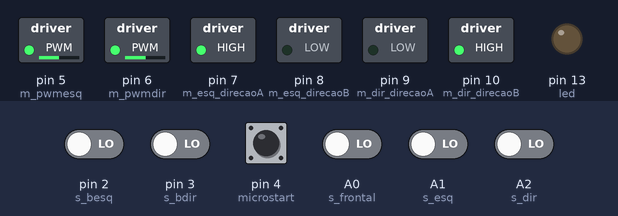
A program run on a simulated Arduino Nano, built with avr-gcc and run on an emulated ATmega328P. Parts: switched loads named in the program (green lamp = pin HIGH), output pins drawn as LEDs (lit = HIGH). Dashed ring = blinking. The test bench sets the inputs (shaded band); at power-on: pin 4 (microstart) HIGH, A0 (s_frontal), A1 (s_esq), A2 (s_dir), pin 2 (s_besq), pin 3 (s_bdir) LOW.

Above: at 1.7 s.
2.5 s: pin 2 (s_besq) driven HIGH
6.1 s: pin 4 (microstart) pulled LOW for 1 s
9.6 s: pin 3 (s_bdir) driven HIGH
At 11.1 s:
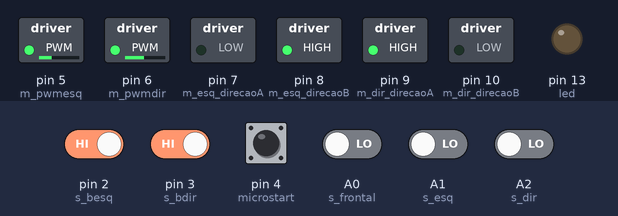
13.1 s: A0 (s_frontal) driven HIGH
At 14.1 s:
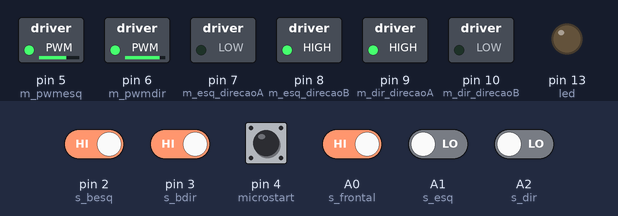
15.1 s: A0 (s_frontal) driven LOW
At 16.15 s:
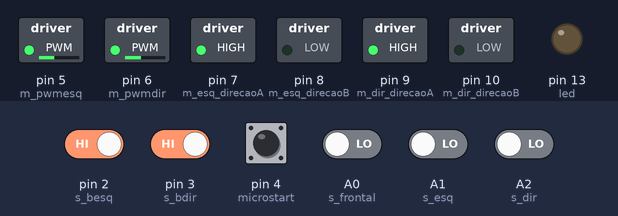
18.7 s: pin 2 (s_besq) driven LOW
At 19.9 s:
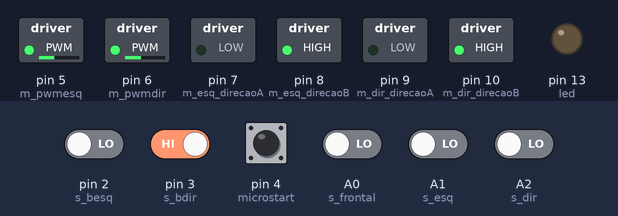
Timing chart, 0 to 23.2 s (numbered marks = the images above; inputs shaded):
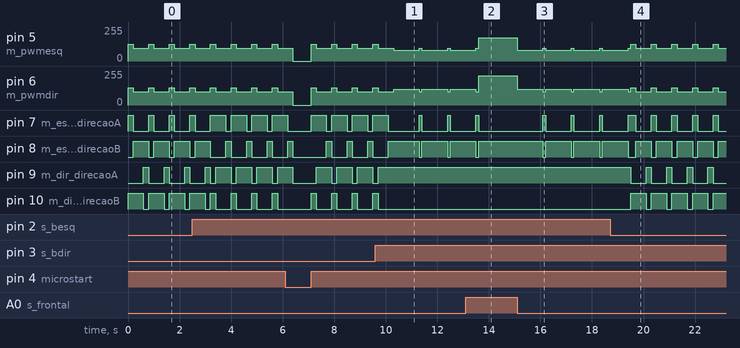

The program:

main.cpp
```cpp
#include <stdio.h>
#include <Arduino.h>

#define s_frontal A0
#define s_esq A1
#define s_dir A2
#define s_besq 2
#define s_bdir 3
#define microstart 4
#define m_pwmesq 5
#define m_pwmdir 6
#define m_esq_direcaoA 7
#define m_esq_direcaoB 8
#define m_dir_direcaoA 9
#define m_dir_direcaoB 10

void frente(void);
void frente_full(void);
void tras(void);
void esquerda(void);
void direita(void);
void borda_esquerda(void);
void borda_direita(void);
void giro_direita(void);
void giro_esquerda(void);

void setup()
{

  pinMode(s_frontal, INPUT); // frontal
  pinMode(s_esq, INPUT);     // esquerda
  pinMode(s_dir, INPUT);     // direita
  pinMode(s_besq, INPUT);    // borda esquerda
  pinMode(s_bdir, INPUT);    // borda direito

  pinMode(microstart, INPUT); // microstart

  pinMode(m_pwmesq, OUTPUT);       // pwm a motor esquerdo
  pinMode(m_pwmdir, OUTPUT);       // pwm b motor direito
  pinMode(m_esq_direcaoA, OUTPUT); // in1a
  pinMode(m_esq_direcaoB, OUTPUT); // in2a
  pinMode(m_dir_direcaoA, OUTPUT); // in1b
  pinMode(m_dir_direcaoB, OUTPUT); // in2b

  pinMode(13, OUTPUT); // led
}

void frente(void)
{
  digitalWrite(m_esq_direcaoA, LOW);
  digitalWrite(m_esq_direcaoB, HIGH);
  digitalWrite(m_dir_direcaoA, HIGH);
  digitalWrite(m_dir_direcaoB, LOW);
  analogWrite(m_pwmesq, 96);
  analogWrite(m_pwmdir, 100);
}

void frente_full(void)
{
  digitalWrite(m_esq_direcaoA, LOW);
  digitalWrite(m_esq_direcaoB, HIGH);
  digitalWrite(m_dir_direcaoA, HIGH);
  digitalWrite(m_dir_direcaoB, LOW);
  analogWrite(m_pwmesq, 174); // diferença dos motores
  analogWrite(m_pwmdir, 220);
}

void tras(void)
{
  digitalWrite(m_esq_direcaoA, HIGH);
  digitalWrite(m_esq_direcaoB, LOW);
  digitalWrite(m_dir_direcaoA, LOW);
  digitalWrite(m_dir_direcaoB, HIGH);
  analogWrite(m_pwmesq, 126);
  analogWrite(m_pwmdir, 130);
}

void esquerda(void)
{
  digitalWrite(m_esq_direcaoA, HIGH);
  digitalWrite(m_esq_direcaoB, LOW);
  digitalWrite(m_dir_direcaoA, HIGH);
  digitalWrite(m_dir_direcaoB, LOW);
  analogWrite(m_pwmesq, 96);
  analogWrite(m_pwmdir, 100);
}

void direita(void)
{
  digitalWrite(m_esq_direcaoA, LOW);
  digitalWrite(m_esq_direcaoB, HIGH);
  digitalWrite(m_dir_direcaoA, LOW);
  digitalWrite(m_dir_direcaoB, HIGH);
  analogWrite(m_pwmesq, 96);
  analogWrite(m_pwmdir, 100);
}

void giro_direita(void)
{
  frente();
  analogWrite(m_pwmesq, 120);
  analogWrite(m_pwmdir, 80);
}

void giro_esquerda(void)
{
  frente();
  analogWrite(m_pwmesq, 80);
  analogWrite(m_pwmdir, 120);
}

void parar(void)
{
  digitalWrite(m_esq_direcaoA, LOW);
  digitalWrite(m_esq_direcaoB, LOW);
  digitalWrite(m_dir_direcaoA, LOW);
  digitalWrite(m_dir_direcaoB, LOW);
  analogWrite(m_pwmesq, 0);
  analogWrite(m_pwmdir, 0);
}

void borda_esquerda(void)
{
  tras();
  delay(200);
  direita();
  delay(400);
  frente();
  delay(200);
}

void borda_direita(void)
{
  tras();
  delay(200);
  esquerda();
  delay(400);
  frente();
  delay(200);
}

void loop()
{

  if (!digitalRead(microstart)) // microstart desligado
    parar();

  else // microstart ligado
  {
    if (digitalRead(s_bdir) && digitalRead(s_besq))
    {
      if (digitalRead(s_frontal))
      {
        frente_full();
      }
      else if (!digitalRead(s_frontal))
      {

        if (digitalRead(s_esq) && !digitalRead(s_dir))
        {
          esquerda();
        }
        else if (!digitalRead(s_esq) && digitalRead(s_dir))
        {
          direita();
        }
        else
        {
          giro_esquerda(); // gira ate chegar no meio do dojo
          delay(1000);
          esquerda();
          delay(100); // tempo para ficar paralelo a linha de centro do robo
        }
      }
    }
    else if (!digitalRead(s_besq))
    {
      borda_esquerda();
    }
    else if (!digitalRead(s_bdir))
    {
      borda_direita();
    }
  }
}
```

Measured:
- after the input at 9.6 s, pin 9 (m_dir_direcaoA): goes on until 9.7 s, then stays HIGH; pin 10 (m_dir_direcaoB): goes on until 9.7 s, then stays LOW
- after the input at 13.1 s, pin 7 (m_esq_direcaoA): goes on until 13.6 s, then stays LOW; pin 8 (m_esq_direcaoB): goes on until 13.6 s, then stays HIGH
- after the input at 15.1 s, pin 5 (m_pwmesq): alternates 96/255 for 0.10 s and 80/255 for 1.0 s, starting at once; pin 6 (m_pwmdir): alternates 120/255 for 1.0 s and 100/255 for 0.10 s, starting at once
- after the input at 18.7 s, pin 9 (m_dir_direcaoA): alternates HIGH for 0.20 s and LOW for 0.60 s, starting after 0.80 s; pin 10 (m_dir_direcaoB): alternates HIGH for 0.60 s and LOW for 0.20 s, starting after 0.80 s
- by itself, pin 5 (m_pwmesq): alternates 126/255 for 0.20 s and 96/255 for 0.60 s
- by itself, pin 6 (m_pwmdir): alternates 130/255 for 0.20 s and 100/255 for 0.60 s
- by itself, pin 7 (m_esq_direcaoA): repeats every 0.80 s: HIGH 0.60 s, LOW 0.20 s
- by itself, pin 8 (m_esq_direcaoB): repeats every 0.80 s: LOW 0.60 s, HIGH 0.20 s
